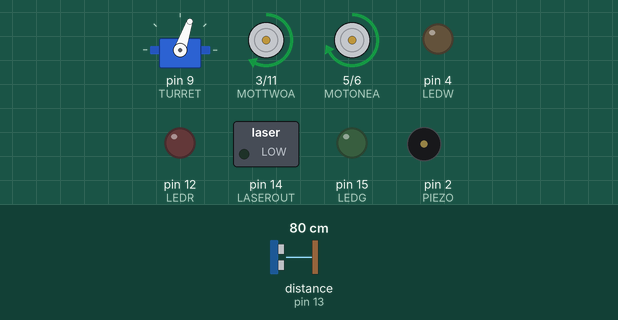
Simulated run of this sketch. Board: Arduino Uno, built with avr-gcc and run on an emulated ATmega328P. Shown: servo, motor-driver pin pairs drawn as motors (green arrow = first pin HIGH = forward, orange = second pin HIGH = backward, longer = more drive), switched loads named in the sketch (green lamp = pin HIGH), output pins drawn as LEDs (lit = HIGH), buzzer (waves = sounding, pin HIGH). Dashed ring = blinking. The inputs (shaded band) are chosen by the test bench; at power-on: distance to the obstacle (sensor on pin 13) 80 cm. The echo pulse lasts 58.3 µs per cm; random numbers use the default seed unless the sketch sets one.

Above: at 6.2 s.
6.3 s: distance to the obstacle (sensor on pin 13) set to 2 cm
At 6.65 s:
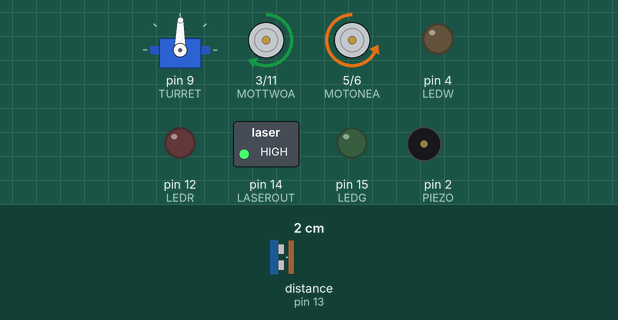
9.3 s: distance to the obstacle (sensor on pin 13) set to 18 cm
12.3 s: distance to the obstacle (sensor on pin 13) set to 21 cm
At 13.65 s:
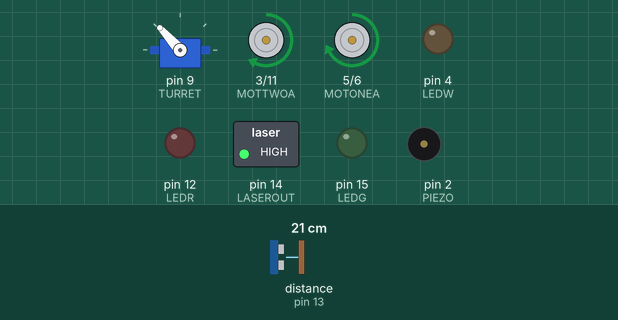
15.3 s: distance to the obstacle (sensor on pin 13) set to 4 cm
At 15.77 s:
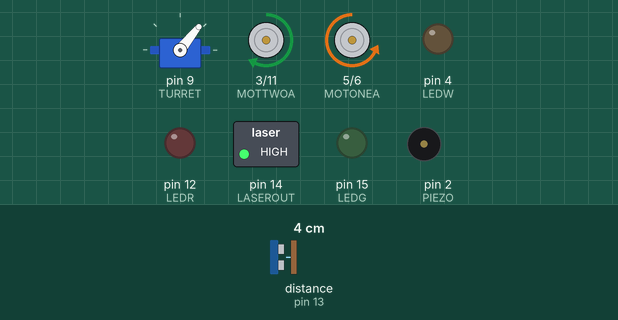
18.3 s: distance to the obstacle (sensor on pin 13) set to 35 cm
At 18.89 s:
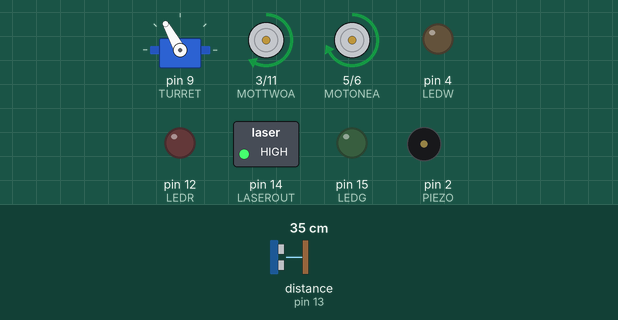
21.3 s: distance to the obstacle (sensor on pin 13) set to 9 cm
At 21.61 s:
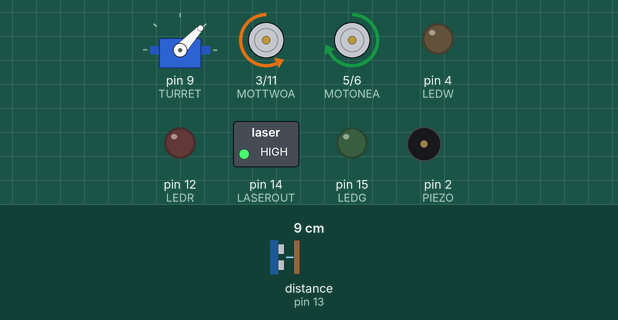
Timing chart, 0 to 27.8 s (numbered marks = the images above; inputs shaded):
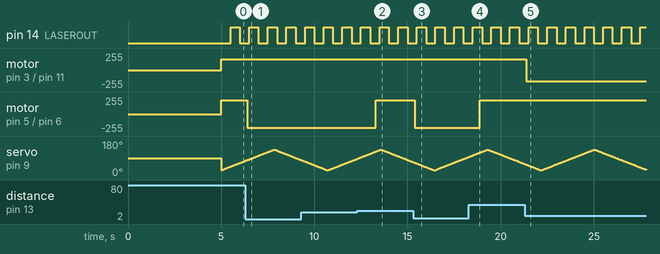

Measured:
- the behaviour switches between 19 and 20 cm on distance to the obstacle (sensor on pin 13) (found by bisection; images 1 and 2)
- after the input at 6.3 s, motor on pin 5 (MOTONEA) / pin 6 (MOTONEB): forward 205/255 → backward 205/255 after 0.11 s
- after the input at 12.3 s, motor on pin 5 (MOTONEA) / pin 6 (MOTONEB): backward 205/255 → forward 205/255 after 1.0 s
- after the input at 15.3 s, motor on pin 5 (MOTONEA) / pin 6 (MOTONEB): forward 205/255 → backward 205/255 after 0.09 s
- after the input at 18.3 s, motor on pin 5 (MOTONEA) / pin 6 (MOTONEB): backward 205/255 → forward 205/255 after 0.58 s
- after the input at 21.3 s, motor on pin 3 (MOTTWOA) / pin 11 (MOTTWOB): forward 165/255 → backward 165/255 after 0.07 s
- by itself, pin 14 (LASEROUT): alternates HIGH for 0.50 s and LOW for 0.50 s

The sketch:

TankTest.ino
```cpp
#include <HCSR04.h>  //ultrasonic sensor library
#include <Servo.h>   //servo library


#define PIEZO 2      //piezo pin, use tone(
#define TURRET 9     //turret servo control pin
#define LEDW 4       //white LED pin
#define LEDR 12      //red LED pin
#define LEDG 15      //green LED pin
#define LASREC 7     //laser receiver module pin
#define ULTRAT 8     //ultrasonic sensor trigger pin
#define ULTRAE 13    //ultrasonic sensor echo pin
#define MOTONEA 5    //motor one A control pin
#define MOTONEB 6    //motor one B control pin
#define MOTTWOA 3    //motor two A control pin
#define MOTTWOB 11   //motor two B control pin
#define LASEROUT 14  //laser cannon control pin

#define interval_laser 499     // define values for intervals in millis() functions
#define interval_beep 2999
#define interval_beeplength 15
#define interval_echo 175
//#define interval_rotate 1000

#define MOTONESPD 205  // change these two numbers to calibrate your motors
#define MOTTWOSPD 165  // this will let your tank drive in a straight line

unsigned long time_fire = 0;     // These values hold the time in millis()
unsigned long time_beeps = 0;    // for the delay between/during events
unsigned long time_echo = 0;
unsigned long time_move = 0;
unsigned long time_rotate = 0;
unsigned long interval_rotate = 0;
int turn_direction = 1;
int rotate = 0;
boolean laser = 0;
boolean piezo = 0;


UltraSonicDistanceSensor distanceSensor(ULTRAT, ULTRAE);  // Initialize the ultrasonic sensor
float range = 0;             // variable to store ultrasonic range

Servo myservo;               // create the servo object
int pos = 25;                // declare variable for servo position
int increment;               // increment to move the servo for each interval
int updateInterval;          // interval between servo position updates
unsigned long lastUpdate;    // last update of servo position

void setup() {
pinMode(PIEZO, OUTPUT);      // set pins to either input or output
pinMode(TURRET, OUTPUT);
pinMode(LEDW, OUTPUT);
pinMode(LEDR, OUTPUT);
pinMode(LEDG, OUTPUT);
pinMode(LASREC, INPUT);
pinMode(LASEROUT, OUTPUT);
pinMode(ULTRAT, OUTPUT);
pinMode(ULTRAE, INPUT);
pinMode(MOTONEA, OUTPUT);
pinMode(MOTONEB, OUTPUT);
pinMode(MOTTWOA, OUTPUT);
pinMode(MOTTWOB, OUTPUT);

updateInterval = 25;         // servo sweep update interval
increment = 1;               // amount to move servo angle per interval
myservo.attach(TURRET);      // attach the servo to the TURRET pin

delay(5000);                 // five second delay after powering on to place tank in starting position
Serial.begin(9600);          // initialize serial connection so that we can print values
randomSeed(analogRead(0));   // seed to randomize first number generated for turning
}

void loop() {

tankSeek();
turretSweep();
fire();
//thebeep();
echo();

}

void echo(){                                        // This function polls the ultrasonic sensor
  if(millis() > time_echo + interval_echo){         // and stores the value in the 'range' variable.
    time_echo = millis();
 //   Serial.println("");
    range = distanceSensor.measureDistanceCm();
    echocheck();                                    // filter out values of -1.00
//    Serial.print(range);
  }

}

void tankSeek(){
 if(range >= 20 && rotate == 0){
  forward();                                            // if distance from sensor to object is greater than 20cm, move forward
  turn_direction = random(0, 2);                        // randomly choose 0 or 1 to turn left or right
  interval_rotate = random(500, 1000);                  // set turn duration to between 1.0 to 2.0 seconds
 }
 if(range < 20){
  rotate = 1;                                           // begin turning
  time_rotate = millis();
 }
 if(rotate == 1){                                       // if distance from sensor to object is less than 20cm, turn either left or right

  if(millis() < time_rotate + interval_rotate){         // Rotate left or right until interval_rotate has elapsed
   if(turn_direction == 0){
    turnleft();
   }
   if(turn_direction == 1){
    turnright();
   }
  }
  if(millis() > time_rotate + interval_rotate){         // stop rotating when interval_rotate has elapsed
    rotate = 0;                                         // stop turning
  }
 }
}

void echocheck(){                       // ultrasonic sensor sometimes returns value of -1
   if(range <= 0)                       // this filter converts any value under 0 to 21 to fix this
    {
      range = 21;
    }
}

void fire(){
  if(millis() > time_fire + interval_laser){
  time_fire = millis();
  digitalWrite(LASEROUT, laser);
  laser = !laser;
  }
}

void thebeep(){
  if(millis() > time_beeps + interval_beep){
  time_beeps = millis();
  tone(PIEZO, 1000, 5);
  }
}


void turretSweep()
  {
    if((millis() - lastUpdate) > updateInterval)  // time to update
    {
      lastUpdate = millis();
      pos += increment;
      myservo.write(pos);
      if ((pos >= 135) || (pos <= 25))            // end of sweep
      {
        increment = -increment;                   // reverse direction
      }
    }
  }

void forward(){
  analogWrite(MOTONEA, MOTONESPD);     //set the pins on the motor controller to move forward
  analogWrite(MOTONEB, 0);
  analogWrite(MOTTWOA, MOTTWOSPD);
  analogWrite(MOTTWOB, 0);
  }

void reverse(){
  analogWrite(MOTONEA, 0);             //set the pins on the motor controller to move in reverse
  analogWrite(MOTONEB, MOTONESPD);
  analogWrite(MOTTWOA, 0);
  analogWrite(MOTTWOB, MOTTWOSPD);
  }

void turnright(){
  analogWrite(MOTONEA, 0);             //set the pins on the motor controller to turn right
  analogWrite(MOTONEB, MOTONESPD);
  analogWrite(MOTTWOA, MOTTWOSPD);
  analogWrite(MOTTWOB, 0);
  }

void turnleft(){
  analogWrite(MOTONEA, MOTONESPD);     //set the pins on the motor controller to turn left
  analogWrite(MOTONEB, 0);
  analogWrite(MOTTWOA, 0);
  analogWrite(MOTTWOB, MOTTWOSPD);
  }
```
